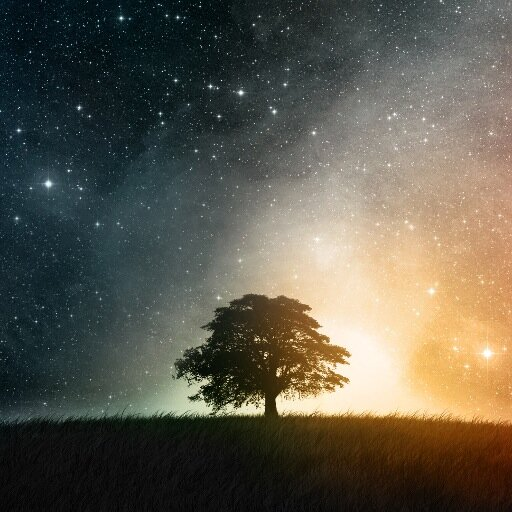
#> input picture codigo/contenidoCursoCodigos/4-OpenCV/1-Introducción_OpenCV/1.jpeg, 512 x 512 px
$ python 2_espaciosDeColor.py
#> lines starting #> are read from the running program, lines starting #| are printed output that depends on the picture
# -*- coding: utf-8 -*-
"""
Created on Tue Jul 20 19:22:44 2021

@author: Jesus-Mtz
"""

import cv2

# Espacio de color RGB, rojo, verde, azul. cada canal puede variar de 0 a 255, podemos represntarlo como (255,255,255), no es la mejor opción
# para visión artificial

img = cv2.imread("1.jpeg") ##Leemos la imagen
#> img is the input picture: shape (512, 512, 3); mean B, G, R 77.1, 90.1, 93.9

B, G, R = cv2.split(img) ##Dividimos la imagen en sus 3 canales, Blue, Green, Red
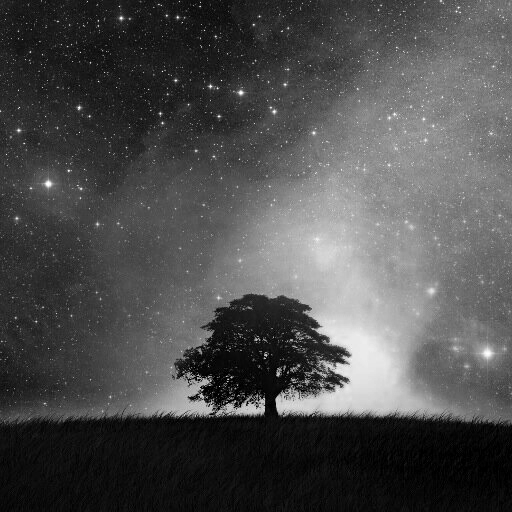
#> B: shape (512, 512); min 0, max 255, mean 77.1
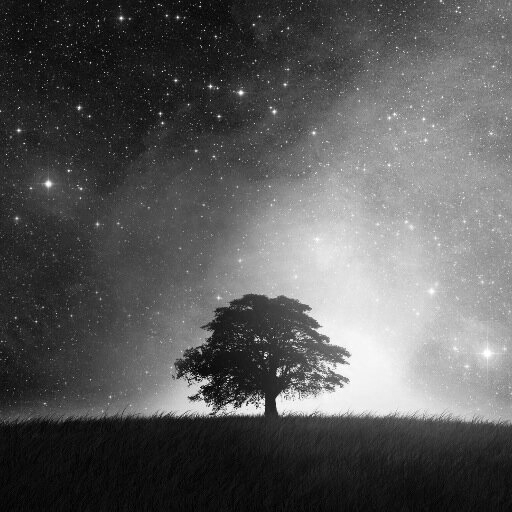
#> G: shape (512, 512); min 0, max 255, mean 90.1
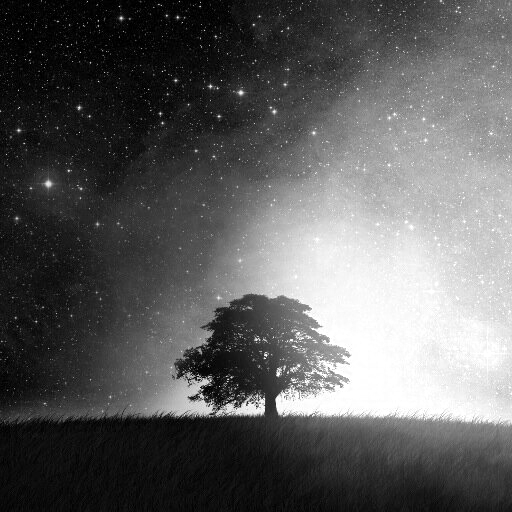
#> R: shape (512, 512); min 0, max 255, mean 93.9

img2 = cv2.merge((B,G,R)) ##Volvemos a unir los 3 canales de la imagen y guardamos la imagen resultante en img2

##Creación de las ventanas que usaremos para mostrar las diferentes imagenes
cv2.namedWindow("RGB",cv2.WINDOW_NORMAL)
cv2.namedWindow("R",cv2.WINDOW_NORMAL)
cv2.namedWindow("G",cv2.WINDOW_NORMAL)
cv2.namedWindow("B",cv2.WINDOW_NORMAL)
cv2.namedWindow("BGR",cv2.WINDOW_NORMAL)

##Mostramos las imagenes, original, imagenes de cada canal y la imagen compuesta
cv2.imshow("RGB", img)
cv2.imshow("R", R)
cv2.imshow("G", G)
cv2.imshow("B", B)
cv2.imshow("BGR", img2)

## Esperamos que se presione cualquier tecla
cv2.waitKey()
## destruimos todas las ventanas de opencv
cv2.destroyAllWindows()


# [30 lines of commented-out code are left out]
